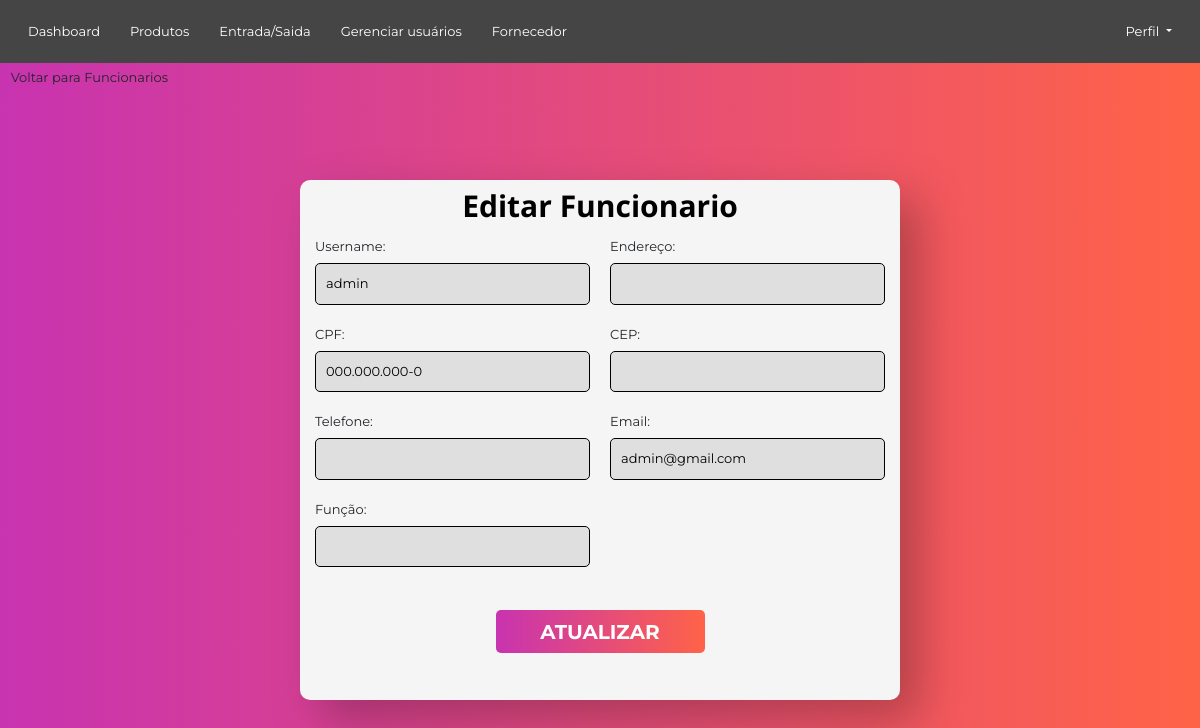
/funcionario/editar/19/ (signed in), run on the app's committed database.
### CRUDfuncionario/models.py (models this page shows, shortened)
class Funcionario(AbstractUser):
    idFuncionario = models.AutoField(primary_key=True)
    nivelDeAcesso = models.IntegerField(default=1)
    enderecoFuncionario = models.CharField(max_length=30)
    CPF = CPFField('CPF',default='000.000.000-0',validators=[valida_cpf])
    CEP = models.CharField(max_length=8)
    telefone = models.CharField(max_length=20)
    funcao = models.CharField(max_length=30)
    username = models.CharField(max_length=30,default='default_username', unique=True,
                                validators=[valida_texto])
    password = models.CharField(max_length=100, default='default_password')
    email = models.EmailField(unique=True, default='daniel@gmail.com',
                              validators = [EmailValidator(message="Insira um endereco de email valído")])
    def __init__(self, *args: Any, **kwargs: Any) -> None:
        super().__init__(*args, **kwargs)

### CRUDfuncionario/views.py (the view)
# urls.py: path('editar/<int:id>/', editarFuncionario_view, name="editarFuncionario_view"),
def editarFuncionario_view(request, id):
    if verifica_login(request):
        funcionario = usuario_existe(id)
        if(funcionario == None):
            return redirect(Funcionarios)
        return render(request, "updateFuncionario.html", {"funcionario": funcionario})
    else:
        return redirect(login_view)

### CRUDfuncionario/views.py (called while the page is built)
def usuario_existe(id):
    try:
        funcionario = Funcionario.objects.get(idFuncionario= id)
        return funcionario
    except Funcionario.DoesNotExist:
        return None

### login/views.py (called while the page is built)
def verifica_login(request):
        return 'user_id' in request.session

### CRUDfuncionario/templates/updateFuncionario.html (shortened to what this page needs)
{% extends 'base.html' %}
{% load static %}
{% block content%}
<link rel="stylesheet" href="{% static 'css/forms.css' %}">
<div class="retangulo">
    <ul>
        <li>
            <a href="{% url 'funcionario' %}" class="btn btn-transparent">Voltar para Funcionarios</a>
        </li>
    </ul>
</div>
<div class="retangulo_Editar">
    <div class="title_Editar">Editar Funcionario</div>
        <form action="{% url 'updateFuncionario_view' funcionario.idFuncionario %}" class="editar-form" method="POST">
            <div class="form-group">
                <div class="form-control_campos">
                    <label for="username">Username:</label>
                    <input type="text" id="username" name="username" value="{{funcionario.username}}">
                </div>
                <div class="form-control_campos">
                    <label for="enderecoFuncionario">Endereço:</label>
                    <input type="text" id="enderecoFuncionario" name="enderecoFuncionario" value="{{funcionario.enderecoFuncionario}}">
                </div>
                <div class="form-control_campos">
                    <label for="CPF">CPF:</label>
                    <input type="text" id="CPF" name="CPF" value="{{funcionario.CPF}}">
                </div>
                <div class="form-control_campos">
                    <label for="CEP">CEP:</label>
                    <input type="text" id="CEP" name="CEP" value="{{funcionario.CEP}}">
                </div>
                <div class="form-control_campos">
                    <label for="telefone">Telefone:</label>
                    <input type="text" id="telefone" name="telefone" value="{{funcionario.telefone}}">
                </div>
                <div class="form-control_campos">
                    <label for="email">Email:</label>
                    <input type="email" id="email" name="email" value="{{funcionario.email}}">
                </div>
                <div class="form-control_campos">
                    <label for="funcao">Função:</label>
                    <input type="text" id="funcao" name="funcao" value="{{funcionario.funcao}}">
                </div>
            </div>
            <button type="submit" class="btn-submit">Atualizar</button>
        </form>
    </div>
{% endblock %}

### Static/css/base.css (style rules this page uses)
* { margin:auto; padding: 0; box-sizing: border-box; font-family: 'Open Sans', sans-serif; font-size: 15px ; outline: none; }

### Static/css/forms.css (style rules this page uses)
* { margin: 0px; font-family: 'Montserrat', sans-serif; font-size: 13px; }
body { background: linear-gradient(to right, rgba(200, 51, 176), rgba(255, 99, 71)); }
.title_Editar { position: absolute; top: 1%; left: 50%; transform: translateX(-50%); flex-shrink: 0; color: #000; text-align: center; font-family: Open Sans; font-size: 30px; font-style: normal; font-weight: 700; line-height: normal; }
.retangulo_Editar { width: 600px; height: 520px; background-color: #F5F5F5; filter: drop-shadow(20px 20px 23px rgba(0, 0, 0, 0.25)); border-radius: 10px; position: absolute; top: 55%; left: 50%; transform: translate(-50%, -50%); z-index: -1; display: flex; align-items: center; flex-direction: column; flex-wrap: nowrap; justify-content: center; }
.editar-form { padding: 5px; border-radius: 10px; width: 100%; height: 100%; display: flex; align-items: center; flex-wrap: wrap; align-content: center; flex-direction: column; justify-content: center; }
.form-group { height: auto; display: flex; align-items: flex-start; justify-content: flex-start; flex-wrap: wrap; flex-direction: space-between; }
.form-control_campos { width: calc(50% - 10px); padding: 5px; margin: 5px; box-sizing: border-box; border: none; position: relative; }
.form-control_campos input { width: 100%; padding: 10px; box-sizing: border-box; border: 1.5px solid #000; background: rgba(222, 222, 222, 0.93); border-radius: 5px; font-family: 'Montserrat', sans-serif; }
.btn-submit { width: 209px; height: 43px; margin-top: 20px; border-radius: 5px; font-size: 20px; font-weight: bold; background-image: linear-gradient(to right, rgba(200, 51, 176), rgba(255, 99, 71)); border: none; cursor: pointer; text-transform: uppercase; color: #FFFF; display: block; margin-left: auto; margin-right: auto; }
label { display: inline-block; margin-bottom: 0.5rem; }

### data on the page
Funcionario: username "admin", CPF "000.000.000-0", email "admin@gmail.com"
